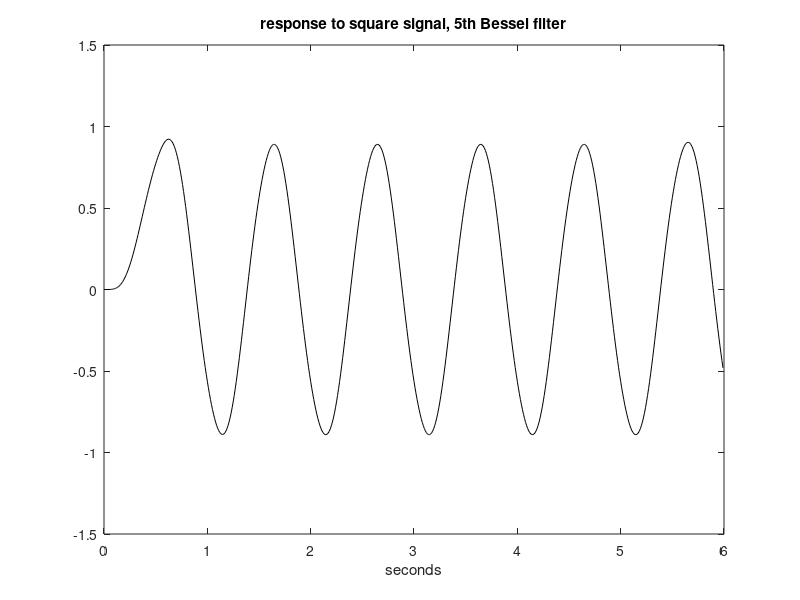

Write the MATLAB code that produced this figure.
% Response of Bessel filter to square signal
wc=10; % desired cut-off frequency
N=5; % order of the filter
[num,den]=besself(N,wc); %analog Bessel filter
G=tf(num,den); %transfer function
% Input square signal 
fu=1; %signal frequency in Hz
wu=2*pi*fu; %signal frequency in rad/s
fs=100; %sampling frequency in Hz
tiv=1/fs; %time interval between samples;
t=0:tiv:(6-tiv); %time intervals set (6 seconds)
u=square(wu*t); %input signal data set
[y,ty]=lsim(G,u,t); %computes the system output
plot(t,y,'k'); %plots output signal
axis([0 6 -1.5 1.5]);
xlabel('seconds'); title('response to square signal, 5th Bessel filter');
